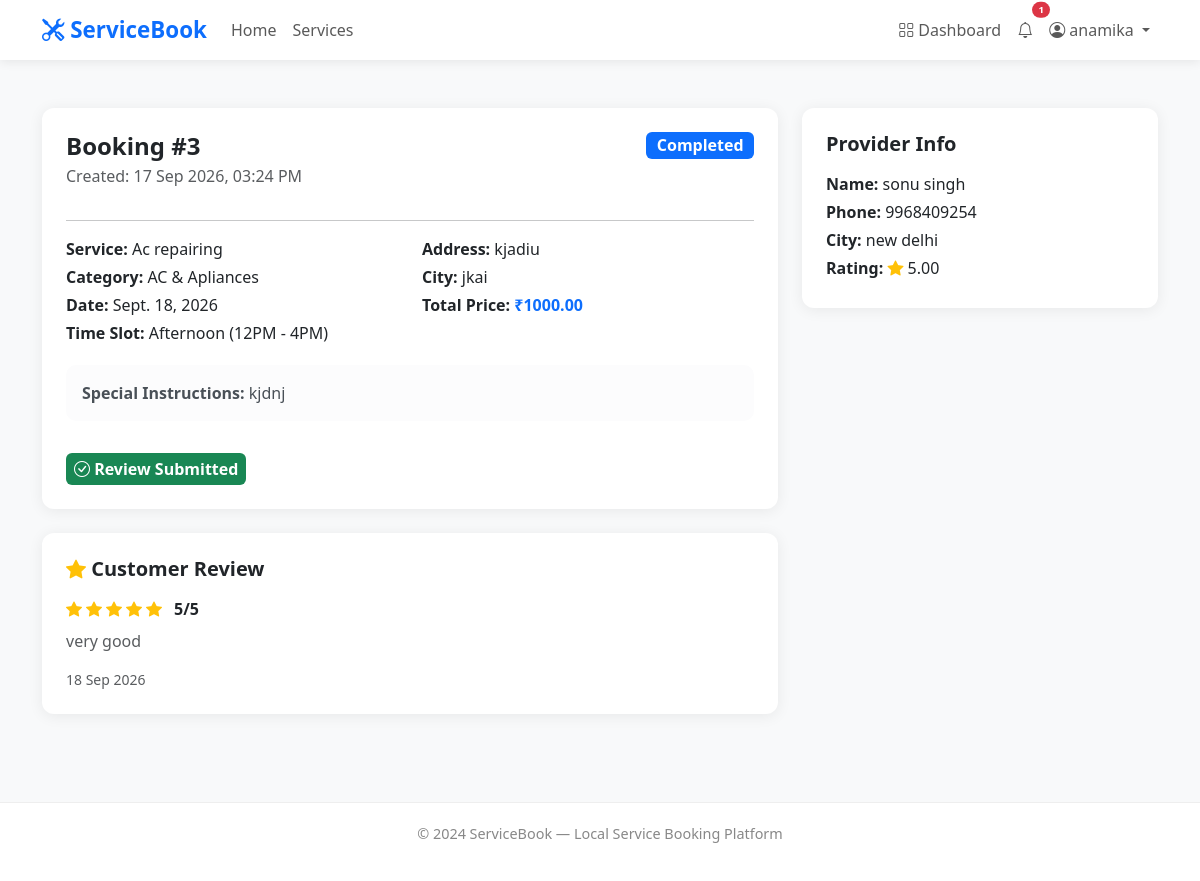
The app's page /bookings/3/ (signed in) with its own data.
### accounts/models.py (models this page shows, shortened)
class User(AbstractUser):
    ROLE_CUSTOMER = 'customer'
    ROLE_PROVIDER = 'provider'
    ROLE_ADMIN = 'admin'
    ROLE_CHOICES = [
        (ROLE_CUSTOMER, 'Customer'),
        (ROLE_PROVIDER, 'Service Provider'),
        (ROLE_ADMIN, 'Administrator'),
    ]
    role = models.CharField(
        max_length=20,
        choices=ROLE_CHOICES,
        default=ROLE_CUSTOMER,
    )
    phone = models.CharField(max_length=15, blank=True)
    email = models.EmailField(unique=True)
    def is_provider(self):
        return self.role == self.ROLE_PROVIDER

class ProviderProfile(models.Model):
    user = models.OneToOneField(
        'accounts.User',
        on_delete=models.CASCADE,
        related_name='provider_profile'
    )
    bio = models.TextField(blank=True)
    address = models.TextField(blank=True)
    city = models.CharField(max_length=100, blank=True)
    experience_years = models.PositiveIntegerField(default=0)
    profile_photo = models.ImageField(
        upload_to='provider_photos/',
        blank=True,
        null=True
    )
    is_verified = models.BooleanField(default=False)
    is_available = models.BooleanField(default=True)
    average_rating = models.DecimalField(
        max_digits=3,
        decimal_places=2,
        default=0.00
    )
    total_reviews = models.PositiveIntegerField(default=0)
    created_at = models.DateTimeField(auto_now_add=True)
    updated_at = models.DateTimeField(auto_now=True)

### bookings/models.py (models this page shows, shortened)
class Booking(models.Model):
    STATUS_PENDING = 'pending'
    STATUS_ACCEPTED = 'accepted'
    STATUS_REJECTED = 'rejected'
    STATUS_IN_PROGRESS = 'in_progress'
    STATUS_COMPLETED = 'completed'
    STATUS_CANCELLED = 'cancelled'
    STATUS_CHOICES = [
        (STATUS_PENDING, 'Pending'),
        (STATUS_ACCEPTED, 'Accepted'),
        (STATUS_REJECTED, 'Rejected'),
        (STATUS_IN_PROGRESS, 'In Progress'),
        (STATUS_COMPLETED, 'Completed'),
        (STATUS_CANCELLED, 'Cancelled'),
    ]
    SLOT_MORNING = 'morning'
    SLOT_AFTERNOON = 'afternoon'
    SLOT_EVENING = 'evening'
    SLOT_CHOICES = [
        (SLOT_MORNING, 'Morning (8AM - 12PM)'),
        (SLOT_AFTERNOON, 'Afternoon (12PM - 4PM)'),
        (SLOT_EVENING, 'Evening (4PM - 8PM)'),
    ]
    customer = models.ForeignKey(
        'accounts.User',
        on_delete=models.CASCADE,
        related_name='bookings_as_customer'
    )
    service = models.ForeignKey(
        'services.Service',
        on_delete=models.CASCADE,
        related_name='bookings'
    )
    booking_date = models.DateField()
    time_slot = models.CharField(
        max_length=20,
        choices=SLOT_CHOICES,
        default=SLOT_MORNING
    )
    address = models.TextField()
    city = models.CharField(max_length=100)
    status = models.CharField(
        max_length=20,
        choices=STATUS_CHOICES,
        default=STATUS_PENDING
    )
    notes = models.TextField(blank=True)
    rejection_reason = models.TextField(blank=True)
    total_price = models.DecimalField(
        max_digits=8,
        decimal_places=2,
        null=True,
        blank=True
    )
    created_at = models.DateTimeField(auto_now_add=True)
    updated_at = models.DateTimeField(auto_now=True)
    class Meta:
        ordering = ['-created_at']
    def can_be_cancelled_by_customer(self):
        return self.status in [self.STATUS_PENDING, self.STATUS_ACCEPTED]

### services/models.py (models this page shows, shortened)
class Service(models.Model):
    provider = models.ForeignKey(
        'accounts.ProviderProfile',
        on_delete=models.CASCADE,
        related_name='services'
    )
    category = models.ForeignKey(
        'services.ServiceCategory',
        on_delete=models.SET_NULL,
        null=True,
        related_name='services'
    )
    name = models.CharField(max_length=200)
    description = models.TextField()
    price = models.DecimalField(max_digits=8, decimal_places=2)
    duration_hours = models.DecimalField(
        max_digits=4,
        decimal_places=1,
        default=1.0
    )
    is_available = models.BooleanField(default=True)
    created_at = models.DateTimeField(auto_now_add=True)
    updated_at = models.DateTimeField(auto_now=True)
    class Meta:
        ordering = ['-created_at']

class ServiceCategory(models.Model):
    name = models.CharField(max_length=100, unique=True)
    description = models.TextField(blank=True)
    icon = models.CharField(max_length=100, blank=True)
    is_active = models.BooleanField(default=True)
    created_at = models.DateTimeField(auto_now_add=True)
    class Meta:
        verbose_name = 'Service Category'
        verbose_name_plural = 'Service Categories'
        ordering = ['name']

### reviews/models.py (models this page shows, shortened)
class Review(models.Model):
    booking = models.OneToOneField(
    'bookings.Booking',
    on_delete=models.CASCADE,
    related_name='review'
    )
    customer = models.ForeignKey(
    'accounts.User',
    on_delete=models.CASCADE,
    related_name='reviews_given'
    )
    rating = models.PositiveIntegerField(
        validators=[
            MinValueValidator(1),
            MaxValueValidator(5)
        ],
        help_text='Rating from 1 to 5'
    )
    comment = models.TextField(blank=True)
    created_at = models.DateTimeField(auto_now_add=True)
    updated_at = models.DateTimeField(auto_now=True)
    class Meta:
        ordering = ['-created_at']

### bookings/views.py (the view)
# urls.py: path('<int:pk>/', views.booking_detail, name='booking_detail'),
@login_required(login_url='/accounts/login/')
def booking_detail(request, pk):
    booking = get_object_or_404(Booking, pk=pk)
    is_customer = booking.customer == request.user
    is_provider = (
        request.user.is_provider() and
        booking.service.provider.user == request.user
    )
    if not (is_customer or is_provider or request.user.is_staff):
        messages.error(request, 'Access denied.')
        return redirect('dashboard')
    has_review = hasattr(booking, 'review')
    context = {
        'booking': booking,
        'is_customer': is_customer,
        'is_provider': is_provider,
        'has_review': has_review,
    }
    return render(request, 'bookings/booking_detail.html', context)

### notifications/context_processors.py (called while the page is built)
def notification_count(request):
    if request.user.is_authenticated:
        count = request.user.notifications.filter(
            is_read=False
        ).count()
        return {'unread_notifications': count}
    return {'unread_notifications': 0}

### templates/bookings/booking_detail.html (shortened to what this page needs)
{% extends 'base.html' %}
{% block content %}
<div class="container py-5">
    <div class="row">
        <div class="col-md-8">
            <div class="card p-4 mb-4">
                <div class="d-flex justify-content-between align-items-start mb-3">
                    <div>
                        <h4 class="fw-bold mb-1">
                            Booking #{{ booking.id }}
                        </h4>
                        <p class="text-muted mb-0">
                            Created: {{ booking.created_at|date:"d M Y, h:i A" }}
                        </p>
                    </div>
                    <div>
                        {% if booking.status == 'pending' %}
                        <span class="badge bg-warning text-dark fs-6">
                            Pending
                        </span>
                        {% elif booking.status == 'accepted' %}
                        <span class="badge bg-success fs-6">Accepted</span>
                        {% elif booking.status == 'rejected' %}
                        <span class="badge bg-danger fs-6">Rejected</span>
                        {% elif booking.status == 'in_progress' %}
                        <span class="badge bg-info fs-6">In Progress</span>
                        {% elif booking.status == 'completed' %}
                        <span class="badge bg-primary fs-6">Completed</span>
                        {% elif booking.status == 'cancelled' %}
                        <span class="badge bg-secondary fs-6">Cancelled</span>
                        {% endif %}
                    </div>
                </div>
                <hr>
                <div class="row mb-3">
                    <div class="col-md-6">
                        <p class="mb-1">
                            <strong>Service:</strong>
                            {{ booking.service.name }}
                        </p>
                        <p class="mb-1">
                            <strong>Category:</strong>
                            {{ booking.service.category.name }}
                        </p>
                        <p class="mb-1">
                            <strong>Date:</strong>
                            {{ booking.booking_date }}
                        </p>
                        <p class="mb-1">
                            <strong>Time Slot:</strong>
                            {{ booking.get_time_slot_display }}
                        </p>
                    </div>
                    <div class="col-md-6">
                        <p class="mb-1">
                            <strong>Address:</strong>
                            {{ booking.address }}
                        </p>
                        <p class="mb-1">
                            <strong>City:</strong> {{ booking.city }}
                        </p>
                        <p class="mb-1">
                            <strong>Total Price:</strong>
                            <span class="text-primary fw-bold">
                                ₹{{ booking.total_price }}
                            </span>
                        </p>
                    </div>
                </div>
                {% if booking.notes %}
                <div class="alert alert-light">
                    <strong>Special Instructions:</strong>
                    {{ booking.notes }}
                </div>
                {% endif %}
                {% if is_customer %}
                <div class="d-flex gap-2 mt-3">
                    {% if booking.status == 'completed' and has_review %}
                    <span class="badge bg-success fs-6 p-2">
                        <i class="bi bi-check-circle"></i>
                        Review Submitted
                    </span>
                    {% endif %}
                </div>
                {% endif %}
            </div>
            {% if has_review %}
            <div class="card p-4">
                <h5 class="fw-bold mb-3">
                    <i class="bi bi-star-fill text-warning"></i>
                    Customer Review
                </h5>
                <div class="d-flex mb-2">
                    {% for i in "12345" %}
                    {% if forloop.counter <= booking.review.rating %} <i class="bi bi-star-fill text-warning me-1"></i>
                        {% else %}
                        <i class="bi bi-star text-warning me-1"></i>
                        {% endif %}
                        {% endfor %}
                        <span class="ms-2 fw-bold">
                            {{ booking.review.rating }}/5
                        </span>
                </div>
                {% if booking.review.comment %}
                <p class="text-muted">{{ booking.review.comment }}</p>
                {% endif %}
                <small class="text-muted">
                    {{ booking.review.created_at|date:"d M Y" }}
                </small>
            </div>
            {% endif %}
        </div>
        <div class="col-md-4">
            {% if is_customer %}
            <div class="card p-4">
                <h5 class="fw-bold mb-3">Provider Info</h5>
                <p class="mb-1">
                    <strong>Name:</strong>
                    {{ booking.service.provider.user.get_full_name|default:booking.service.provider.user.username }}
                </p>
                <p class="mb-1">
                    <strong>Phone:</strong>
                    {{ booking.service.provider.user.phone|default:'Not provided' }}
                </p>
                <p class="mb-1">
                    <strong>City:</strong>
                    {{ booking.service.provider.city }}
                </p>
                <p class="mb-1">
                    <strong>Rating:</strong>
                    <i class="bi bi-star-fill text-warning"></i>
                    {{ booking.service.provider.average_rating }}
                </p>
            </div>
            {% endif %}
        </div>
    </div>
</div>
{% endblock %}

### templates/base.html (shortened to what this page needs)
<!DOCTYPE html>
<html lang="en">
<head>
    <link href="https://cdn.jsdelivr.net/npm/bootstrap@5.3.0/dist/css/bootstrap.min.css" rel="stylesheet">
    <link href="https://cdn.jsdelivr.net/npm/bootstrap-icons@1.10.0/font/bootstrap-icons.css" rel="stylesheet">
</head>
<body>
    <nav class="navbar navbar-expand-lg navbar-light sticky-top">
        <div class="container">
            <a class="navbar-brand" href="{% url 'home' %}">
                <i class="bi bi-tools"></i> ServiceBook
            </a>
            <div class="collapse navbar-collapse" id="navbarNav">
                <ul class="navbar-nav me-auto">
                    <li class="nav-item">
                        <a class="nav-link" href="{% url 'home' %}">Home</a>
                    </li>
                    <li class="nav-item">
                        <a class="nav-link" href="{% url 'service_list' %}">Services</a>
                    </li>
                </ul>
                <ul class="navbar-nav">
                    {% if user.is_authenticated %}
                    <li class="nav-item">
                        <a class="nav-link" href="{% url 'dashboard' %}">
                            <i class="bi bi-grid"></i> Dashboard
                        </a>
                    </li>
                    <li class="nav-item">
                        <a class="nav-link position-relative" href="{% url 'notification_list' %}">
                            <i class="bi bi-bell"></i>
                            {% if unread_notifications > 0 %}
                            <span class="position-absolute top-0 start-100
                          translate-middle badge rounded-pill bg-danger" style="font-size:0.6rem;">
                                {{ unread_notifications }}
                            </span>
                            {% endif %}
                        </a>
                    </li>
                    <li class="nav-item dropdown">
                        <a class="nav-link dropdown-toggle" href="#" data-bs-toggle="dropdown">
                            <i class="bi bi-person-circle"></i>
                            {{ user.first_name|default:user.username }}
                        </a>
                    </li>
                    {% endif %}
                </ul>
            </div>
        </div>
    </nav>
    {% block content %}
    {% endblock %}
    <footer>
        <p>&copy; 2024 ServiceBook — Local Service Booking Platform</p>
    </footer>
</body>
</html>

### templates/base.html (style rules this page uses)
body { background-color: #f8f9fa; font-family: 'Segoe UI', sans-serif; }
.navbar-brand { font-weight: 700; font-size: 1.4rem; color: #0d6efd !important; }
.navbar { box-shadow: 0 2px 10px rgba(0, 0, 0, 0.08); background: white !important; }
.card { border: none; border-radius: 12px; box-shadow: 0 2px 15px rgba(0, 0, 0, 0.07); }
.alert { border-radius: 10px; border: none; }
footer { background: white; padding: 20px; text-align: center; color: #888; font-size: 0.9rem; border-top: 1px solid #eee; margin-top: 40px; }

### records on screen
User: first_name "anamika"
Booking: id "3", created_at "17 Sep 2026, 03:24 PM", service.name "Ac repairing", service.category.name "AC & Apliances", booking_date "Sept. 18, 2026", time_slot "Afternoon (12PM - 4PM)", address "kjadiu", city "jkai", total_price "1000.00", notes "kjdnj", review.rating "5", review.comment "very good", review.created_at "18 Sep 2026", service.provider.user.get_full_name "sonu singh", service.provider.user.phone "9968409254", service.provider.city "new delhi", service.provider.average_rating "5.00"

### other values on screen
{{ unread_notifications }} "1"
